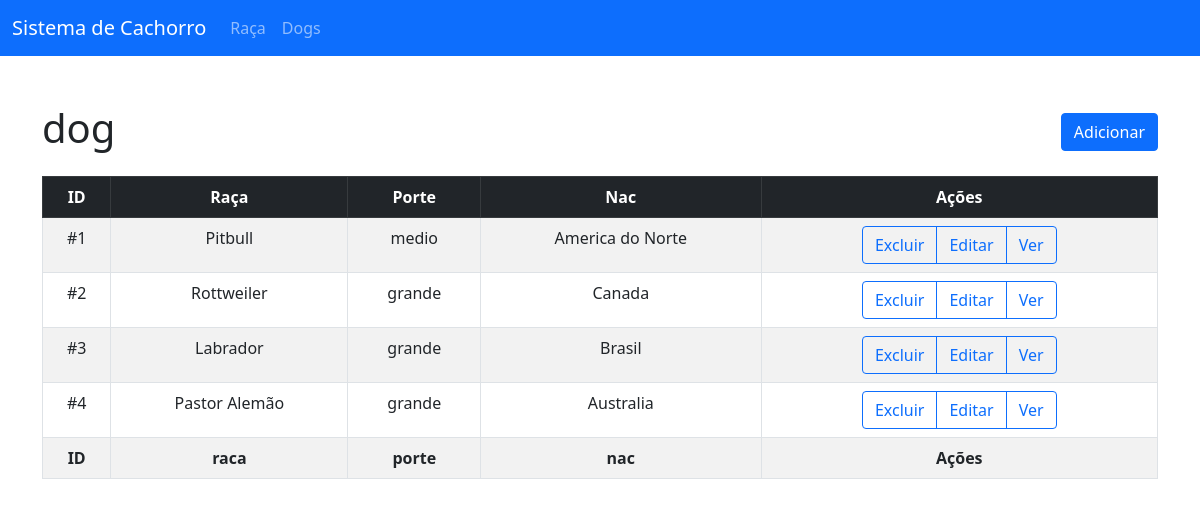
Screenshot of /dog/index.php with the database file from the repository.
### tables this page shows
CREATE TABLE `tbdog` (
  `id` int(11) NOT NULL,
  `idraca` int(11) NOT NULL,
  `porte` varchar(50) NOT NULL,
  `nac` varchar(50) NOT NULL
);

CREATE TABLE `tbraca` (
  `id` int(11) NOT NULL,
  `raca` varchar(50) NOT NULL
);

### _config/connection.php (called while the page is built, shortened)
<?php
class Connection {
  private $servername = "localhost";
	private $database = "dbdog";
	private $username = "root";
	private $password = "";
  private function conectar(){
    $this->connection = new mysqli($this->servername, $this->username, $this->password, $this->database);
  }
}

### dao/dog.php (called while the page is built, shortened)
<?php
class Dog extends Connection
{
  private $query = 'SELECT tbdog.id, tbdog.idraca, tbdog.porte, tbdog.nac, tbraca.raca  FROM tbdog INNER JOIN tbraca ON tbdog.idraca = tbraca.id';
  public function getAll()
  {
    $result = $this->connection->query($this->query);
    $lista = array();
    while ($record = $result->fetch_object()) {
      array_push($lista, $record);
    }
    return $lista;
  }
}

### dog/index.php (the view, shortened to what this page needs)
<?php require "../_helpers/index.php";
echo siteHeader("Gerenciar Dogs");
require("../_config/connection.php");
require("../dao/dog.php");
$dogs = new dog();
?>
<section class="container mt-5 mb-5">
	<div class="row mb-3">
		<div class="col">
			<h1>dog</h1>
		</div>
		<div class="col d-flex justify-content-end align-items-center">
			<a class="btn btn-primary" href="add.php">Adicionar</a>
		</div>
	</div>
	<table class="table table-striped table-bordered text-center">
		<thead class="table-dark">
			<tr>
				<th>ID</th>
				<th>Raça</th>
				<th>Porte</th>
				<th>Nac</th>
				<th>Ações</th>
			</tr>
		</thead>
		<tbody>
			<?php foreach ($dogs->getAll() AS $dog) : ?>
				<tr>
					<td>
						<?= "#".$dog->id?>
					</td>
					<td>
						<?= $dog->raca ?>
					</td>
					<td>
						<?= $dog->porte ?>
					</td>
					<td>
						<?= $dog->nac ?>
					</td>
					<td>
						<div class="btn-group" role="group">
							<button type="button" class="btn btn-outline-primary" onclick="confirmDelete(<?= $dog->id ?>)">
								Excluir
							</button>
							<a href="edit.php?id=<?= $dog->id ?>" class="btn btn-outline-primary">
								Editar
							</a>
							<a href="view.php?id=<?= $dog->id ?>" class="btn btn-outline-primary">
								Ver
							</a>
						</div>
					</td>
				</tr>
			<?php endforeach; ?>
		</tbody>
		<tfooter class="table-dark">
			<tr>
				<th>ID</th>
				<th>raca</th>
				<th>porte</th>
				<th>nac</th>
				<th>Ações</th>
			</tr>
		</tfooter>
	</table>
</section>
<?php require("../_partials/footer.php"); ?>

### _helpers/index.php (shortened to what this page needs)
<?php
function siteHeader($title) {
    $BASE = "http://localhost:80/sisdog/";
    return <<<HTML
        <!DOCTYPE html>
            <html lang="en">
            <head>
                <meta charset="UTF-8">
                <meta http-equiv="X-UA-Compatible" content="IE=edge">
                <meta name="viewport" content="width=device-width, initial-scale=1.0">
                <link href="https://cdn.jsdelivr.net/npm/bootstrap@5.0.0-beta2/dist/css/bootstrap.min.css" rel="stylesheet">
                <title>{$title}</title>
            </head>
            <nav class="navbar navbar-expand-lg navbar-dark bg-primary">
                <div class="container-fluid">
                    <a class="navbar-brand" href="/">Sistema de Cachorro</a>
                    <button class="navbar-toggler" type="button" data-bs-toggle="collapse" data-bs-target="#navbarSupportedContent" aria-controls="navbarSupportedContent" aria-expanded="false" aria-label="Toggle navigation">
                        <span class="navbar-toggler-icon"></span>
                    </button>
                    <div class="collapse navbar-collapse" id="navbarSupportedContent">
                        <ul class="navbar-nav me-auto mb-2 mb-lg-0">
                            <li class="nav-item">
                                <a class="nav-link" href="{$BASE}raca">Raça</a>
                            </li>
                            <li class="nav-item">
                                <a class="nav-link" href="{$BASE}dog">Dogs</a>
                            </li>
                        </ul>
                    </div>
                </div>
            </nav>
    HTML;
    }
?>

### _partials/footer.php (shortened to what this page needs)
</body>
</html>

### rows the page displays
tbdog: id "1", idraca.raca "Pitbull", porte "medio", nac "America do Norte"
tbdog: id "2", idraca.raca "Rottweiler", porte "grande", nac "Canada"
tbdog: id "3", idraca.raca "Labrador", porte "grande", nac "Brasil"
tbdog: id "4", idraca.raca "Pastor Alemão", porte "grande", nac "Australia"
